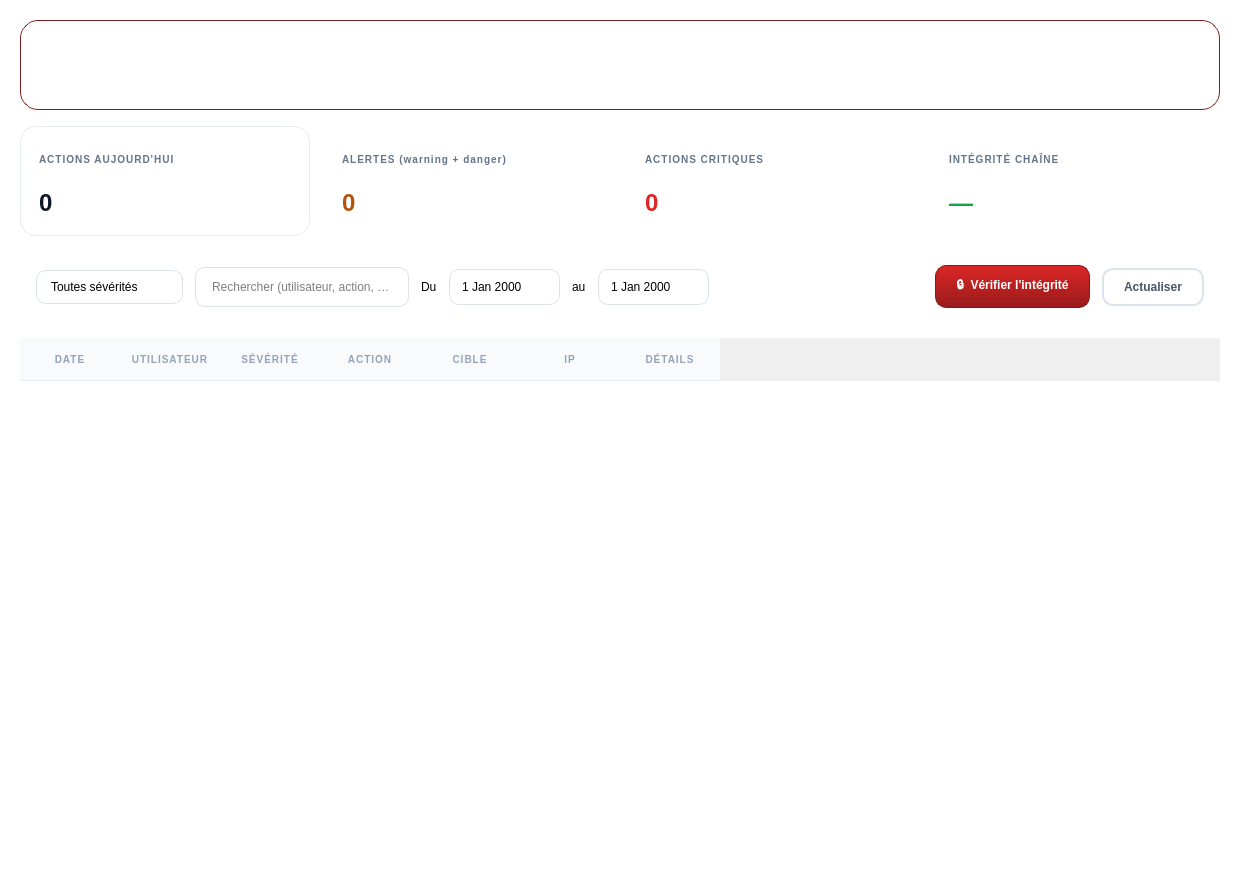
<?xml version="1.0" encoding="UTF-8"?>
<ui version="4.0">
 <class>PageSurveillance</class>
 <widget class="QWidget" name="PageSurveillance">
  <property name="geometry">
   <rect>
    <x>0</x>
    <y>0</y>
    <width>1240</width>
    <height>880</height>
   </rect>
  </property>
  <property name="styleSheet">
   <string notr="true">
#PageSurveillance { background: transparent; }
QLabel { background: transparent; }
#header_surv {
    background: qlineargradient(spread:pad, x1:0, y1:0, x2:1, y2:1,
        stop:0 #7c2d12, stop:1 #b91c1c);
    border-radius: 18px;
    border: 1px solid #7f1d1d;
}
#header_surv QLabel { color: #ffffff; }
#ico_surv {
    background: rgba(255,255,255,0.15);
    border: 1px solid rgba(255,255,255,0.3);
    border-radius: 14px;
    padding: 10px;
}
#label_surv_title { font-size: 22px; font-weight: 800; }
#label_surv_sub { font-size: 11px; color: rgba(255,255,255,0.8); }
#badge_surv {
    background: rgba(255,255,255,0.2);
    border: 1px solid rgba(255,255,255,0.4);
    border-radius: 12px;
    padding: 8px 18px;
    color: #ffffff;
    font-size: 11px;
    font-weight: 800;
    letter-spacing: 1px;
}
QFrame#card_surv {
    background: #ffffff;
    border: 1px solid #e6ebf2;
    border-radius: 16px;
}
QLabel#kpi_label_surv {
    color: #64748b;
    font-size: 10px;
    font-weight: 800;
    letter-spacing: 1px;
}
QLabel#kpi_total_surv {
    color: #0f172a;
    font-size: 24px;
    font-weight: 800;
}
QLabel#kpi_alertes_surv {
    color: #b45309;
    font-size: 24px;
    font-weight: 800;
}
QLabel#kpi_critiques_surv {
    color: #dc2626;
    font-size: 24px;
    font-weight: 800;
}
QLabel#kpi_chain_surv {
    color: #16a34a;
    font-size: 24px;
    font-weight: 800;
}

QPushButton#btn_surv_primary {
    background: qlineargradient(x1:0, y1:0, x2:0, y2:1,
        stop:0 #dc2626, stop:1 #991b1b);
    color: #ffffff;
    border: 1px solid #7f1d1d;
    border-radius: 11px;
    padding: 10px 20px;
    font-weight: 800;
}
QPushButton#btn_surv_primary:hover { background: #7f1d1d; }
QPushButton#btn_surv_ghost {
    background: #ffffff;
    color: #475569;
    border: 1.5px solid #dbe3ec;
    border-radius: 11px;
    padding: 10px 20px;
    font-weight: 700;
}
QPushButton#btn_surv_ghost:hover { background: #f8fafc; }

QComboBox#combo_surv_sev {
    background: #ffffff;
    border: 1px solid #dbe3ec;
    border-radius: 10px;
    padding: 8px 14px;
}

QComboBox::drop-down ,QDateEdit::drop-down { border: none; width: 26px; }
QComboBox::drop-down ,QDateEdit::down-arrow {
    image: url(:/Icon/Icons/chevron-down.svg);
    width: 12px; height: 12px;
}

QLineEdit#inp_surv_search {
    background: #ffffff;
    border: 1px solid #dbe3ec;
    border-radius: 10px;
    padding: 8px 14px;
    min-height: 22px;
}
QDateEdit#date_surv_debut, QDateEdit#date_surv_fin {
    background: #ffffff;
    border: 1px solid #dbe3ec;
    border-radius: 10px;
    padding: 6px 10px;
    min-height: 22px;
}

QTableWidget#table_surv {
    background: transparent;
    border: none;
    gridline-color: #f1f5f9;
}
QTableWidget#table_surv::item {
    padding: 10px;
    border-bottom: 1px solid #f1f5f9;
}
QTableWidget#table_surv::item:selected {
    background: #eff6ff;
    color: #1d4ed8;
}
QHeaderView::section {
    background: #f8fafc;
    color: #94a3b8;
    padding: 12px;
    border: none;
    border-bottom: 1px solid #e6ebf2;
    font-size: 10px;
    font-weight: 800;
    letter-spacing: 1px;
}
   </string>
  </property>
  <layout class="QVBoxLayout" name="root_surv_layout">
   <property name="spacing">
    <number>16</number>
   </property>
   <property name="leftMargin">
    <number>20</number>
   </property>
   <property name="topMargin">
    <number>20</number>
   </property>
   <property name="rightMargin">
    <number>20</number>
   </property>
   <property name="bottomMargin">
    <number>20</number>
   </property>
   <item>
    <widget class="QFrame" name="header_surv">
     <property name="minimumSize">
      <size>
       <width>0</width>
       <height>90</height>
      </size>
     </property>
     <property name="maximumSize">
      <size>
       <width>16777215</width>
       <height>90</height>
      </size>
     </property>
     <layout class="QHBoxLayout" name="header_surv_layout">
      <property name="spacing">
       <number>16</number>
      </property>
      <property name="leftMargin">
       <number>24</number>
      </property>
      <property name="topMargin">
       <number>14</number>
      </property>
      <property name="rightMargin">
       <number>24</number>
      </property>
      <property name="bottomMargin">
       <number>14</number>
      </property>
      <item>
       <widget class="QLabel" name="ico_surv">
        <property name="minimumSize">
         <size>
          <width>50</width>
          <height>50</height>
         </size>
        </property>
        <property name="maximumSize">
         <size>
          <width>50</width>
          <height>50</height>
         </size>
        </property>
        <property name="text">
         <string/>
        </property>
        <property name="alignment">
         <set>Qt::AlignmentFlag::AlignCenter</set>
        </property>
       </widget>
      </item>
      <item>
       <layout class="QVBoxLayout" name="header_surv_titles">
        <property name="spacing">
         <number>2</number>
        </property>
        <item>
         <widget class="QLabel" name="label_surv_title">
          <property name="text">
           <string>Surveillance &amp; Sécurité</string>
          </property>
         </widget>
        </item>
        <item>
         <widget class="QLabel" name="label_surv_sub">
          <property name="text">
           <string>Monitoring des actions sensibles et intégrité de l'audit</string>
          </property>
         </widget>
        </item>
       </layout>
      </item>
      <item>
       <spacer name="spacer_surv">
        <property name="orientation">
         <enum>Qt::Orientation::Horizontal</enum>
        </property>
        <property name="sizeHint" stdset="0">
         <size>
          <width>40</width>
          <height>20</height>
         </size>
        </property>
       </spacer>
      </item>
      <item>
       <widget class="QLabel" name="badge_surv">
        <property name="text">
         <string>●  OWNER / DEVELOPER</string>
        </property>
       </widget>
      </item>
     </layout>
    </widget>
   </item>
   <item>
    <layout class="QHBoxLayout" name="kpi_surv_layout">
     <property name="spacing">
      <number>14</number>
     </property>
     <item>
      <widget class="QFrame" name="card_surv">
       <property name="minimumSize">
        <size>
         <width>0</width>
         <height>110</height>
        </size>
       </property>
       <layout class="QVBoxLayout">
        <property name="leftMargin">
         <number>18</number>
        </property>
        <property name="topMargin">
         <number>14</number>
        </property>
        <property name="rightMargin">
         <number>18</number>
        </property>
        <property name="bottomMargin">
         <number>14</number>
        </property>
        <item>
         <widget class="QLabel" name="kpi_label_total">
          <property name="styleSheet">
           <string notr="true">color: #64748b; font-size: 10px; font-weight: 800; letter-spacing: 1px;</string>
          </property>
          <property name="text">
           <string>ACTIONS AUJOURD'HUI</string>
          </property>
         </widget>
        </item>
        <item>
         <widget class="QLabel" name="kpi_surv_total">
          <property name="styleSheet">
           <string notr="true">color: #0f172a; font-size: 24px; font-weight: 800;</string>
          </property>
          <property name="text">
           <string>0</string>
          </property>
         </widget>
        </item>
       </layout>
      </widget>
     </item>
     <item>
      <widget class="QFrame" name="card_surv">
       <property name="minimumSize">
        <size>
         <width>0</width>
         <height>110</height>
        </size>
       </property>
       <layout class="QVBoxLayout">
        <property name="leftMargin">
         <number>18</number>
        </property>
        <property name="topMargin">
         <number>14</number>
        </property>
        <property name="rightMargin">
         <number>18</number>
        </property>
        <property name="bottomMargin">
         <number>14</number>
        </property>
        <item>
         <widget class="QLabel" name="kpi_label_alertes">
          <property name="styleSheet">
           <string notr="true">color: #64748b; font-size: 10px; font-weight: 800; letter-spacing: 1px;</string>
          </property>
          <property name="text">
           <string>ALERTES (warning + danger)</string>
          </property>
         </widget>
        </item>
        <item>
         <widget class="QLabel" name="kpi_surv_alertes">
          <property name="styleSheet">
           <string notr="true">color: #b45309; font-size: 24px; font-weight: 800;</string>
          </property>
          <property name="text">
           <string>0</string>
          </property>
         </widget>
        </item>
       </layout>
      </widget>
     </item>
     <item>
      <widget class="QFrame" name="card_surv">
       <property name="minimumSize">
        <size>
         <width>0</width>
         <height>110</height>
        </size>
       </property>
       <layout class="QVBoxLayout">
        <property name="leftMargin">
         <number>18</number>
        </property>
        <property name="topMargin">
         <number>14</number>
        </property>
        <property name="rightMargin">
         <number>18</number>
        </property>
        <property name="bottomMargin">
         <number>14</number>
        </property>
        <item>
         <widget class="QLabel" name="kpi_label_critiques">
          <property name="styleSheet">
           <string notr="true">color: #64748b; font-size: 10px; font-weight: 800; letter-spacing: 1px;</string>
          </property>
          <property name="text">
           <string>ACTIONS CRITIQUES</string>
          </property>
         </widget>
        </item>
        <item>
         <widget class="QLabel" name="kpi_surv_critiques">
          <property name="styleSheet">
           <string notr="true">color: #dc2626; font-size: 24px; font-weight: 800;</string>
          </property>
          <property name="text">
           <string>0</string>
          </property>
         </widget>
        </item>
       </layout>
      </widget>
     </item>
     <item>
      <widget class="QFrame" name="card_surv">
       <property name="minimumSize">
        <size>
         <width>0</width>
         <height>110</height>
        </size>
       </property>
       <layout class="QVBoxLayout">
        <property name="leftMargin">
         <number>18</number>
        </property>
        <property name="topMargin">
         <number>14</number>
        </property>
        <property name="rightMargin">
         <number>18</number>
        </property>
        <property name="bottomMargin">
         <number>14</number>
        </property>
        <item>
         <widget class="QLabel" name="kpi_label_chain">
          <property name="styleSheet">
           <string notr="true">color: #64748b; font-size: 10px; font-weight: 800; letter-spacing: 1px;</string>
          </property>
          <property name="text">
           <string>INTÉGRITÉ CHAÎNE</string>
          </property>
         </widget>
        </item>
        <item>
         <widget class="QLabel" name="kpi_surv_chain">
          <property name="styleSheet">
           <string notr="true">color: #16a34a; font-size: 24px; font-weight: 800;</string>
          </property>
          <property name="text">
           <string>—</string>
          </property>
         </widget>
        </item>
       </layout>
      </widget>
     </item>
    </layout>
   </item>
   <item>
    <widget class="QFrame" name="card_surv">
     <property name="minimumSize">
      <size>
       <width>0</width>
       <height>70</height>
      </size>
     </property>
     <property name="maximumSize">
      <size>
       <width>16777215</width>
       <height>70</height>
      </size>
     </property>
     <layout class="QHBoxLayout">
      <property name="spacing">
       <number>12</number>
      </property>
      <property name="leftMargin">
       <number>16</number>
      </property>
      <property name="topMargin">
       <number>12</number>
      </property>
      <property name="rightMargin">
       <number>16</number>
      </property>
      <property name="bottomMargin">
       <number>12</number>
      </property>
      <item>
       <widget class="QComboBox" name="combo_surv_sev">
        <property name="styleSheet">
         <string notr="true"/>
        </property>
        <item>
         <property name="text">
          <string>Toutes sévérités</string>
         </property>
        </item>
        <item>
         <property name="text">
          <string>🔴 Danger</string>
         </property>
        </item>
        <item>
         <property name="text">
          <string>🟠 Warning</string>
         </property>
        </item>
        <item>
         <property name="text">
          <string>🔵 Info</string>
         </property>
        </item>
       </widget>
      </item>
      <item>
       <widget class="QLineEdit" name="inp_surv_search">
        <property name="placeholderText">
         <string>Rechercher (utilisateur, action, cible…)</string>
        </property>
       </widget>
      </item>
      <item>
       <widget class="QLabel" name="label">
        <property name="text">
         <string>Du</string>
        </property>
       </widget>
      </item>
      <item>
       <widget class="QDateEdit" name="date_surv_debut">
        <property name="calendarPopup">
         <bool>true</bool>
        </property>
       </widget>
      </item>
      <item>
       <widget class="QLabel" name="label">
        <property name="text">
         <string>au</string>
        </property>
       </widget>
      </item>
      <item>
       <widget class="QDateEdit" name="date_surv_fin">
        <property name="calendarPopup">
         <bool>true</bool>
        </property>
       </widget>
      </item>
      <item>
       <spacer name="spacer_filt">
        <property name="orientation">
         <enum>Qt::Orientation::Horizontal</enum>
        </property>
        <property name="sizeHint" stdset="0">
         <size>
          <width>40</width>
          <height>20</height>
         </size>
        </property>
       </spacer>
      </item>
      <item>
       <widget class="QPushButton" name="btn_surv_chain">
        <property name="cursor">
         <cursorShape>PointingHandCursor</cursorShape>
        </property>
        <property name="styleSheet">
         <string notr="true">background: qlineargradient(x1:0, y1:0, x2:0, y2:1, stop:0 #dc2626, stop:1 #991b1b); color: #ffffff; border: 1px solid #7f1d1d; border-radius: 11px; padding: 10px 20px; font-weight: 800;</string>
        </property>
        <property name="text">
         <string>🔒  Vérifier l'intégrité</string>
        </property>
       </widget>
      </item>
      <item>
       <widget class="QPushButton" name="btn_surv_refresh">
        <property name="cursor">
         <cursorShape>PointingHandCursor</cursorShape>
        </property>
        <property name="styleSheet">
         <string notr="true">background: #ffffff; color: #475569; border: 1.5px solid #dbe3ec; border-radius: 11px; padding: 10px 20px; font-weight: 700;</string>
        </property>
        <property name="text">
         <string>Actualiser</string>
        </property>
       </widget>
      </item>
     </layout>
    </widget>
   </item>
   <item>
    <widget class="QFrame" name="card_surv">
     <layout class="QVBoxLayout">
      <property name="leftMargin">
       <number>0</number>
      </property>
      <property name="topMargin">
       <number>0</number>
      </property>
      <property name="rightMargin">
       <number>0</number>
      </property>
      <property name="bottomMargin">
       <number>0</number>
      </property>
      <item>
       <widget class="QTableWidget" name="table_surv">
        <property name="editTriggers">
         <set>QAbstractItemView::EditTrigger::NoEditTriggers</set>
        </property>
        <property name="alternatingRowColors">
         <bool>true</bool>
        </property>
        <property name="selectionBehavior">
         <enum>QAbstractItemView::SelectionBehavior::SelectRows</enum>
        </property>
        <property name="showGrid">
         <bool>false</bool>
        </property>
        <property name="columnCount">
         <number>7</number>
        </property>
        <attribute name="horizontalHeaderVisible">
         <bool>true</bool>
        </attribute>
        <attribute name="verticalHeaderVisible">
         <bool>false</bool>
        </attribute>
        <attribute name="verticalHeaderDefaultSectionSize">
         <number>52</number>
        </attribute>
        <column>
         <property name="text">
          <string>DATE</string>
         </property>
        </column>
        <column>
         <property name="text">
          <string>UTILISATEUR</string>
         </property>
        </column>
        <column>
         <property name="text">
          <string>SÉVÉRITÉ</string>
         </property>
        </column>
        <column>
         <property name="text">
          <string>ACTION</string>
         </property>
        </column>
        <column>
         <property name="text">
          <string>CIBLE</string>
         </property>
        </column>
        <column>
         <property name="text">
          <string>IP</string>
         </property>
        </column>
        <column>
         <property name="text">
          <string>DÉTAILS</string>
         </property>
        </column>
       </widget>
      </item>
     </layout>
    </widget>
   </item>
  </layout>
 </widget>
 <resources>
  <include location="../Icon.qrc"/>
 </resources>
 <connections/>
</ui>
